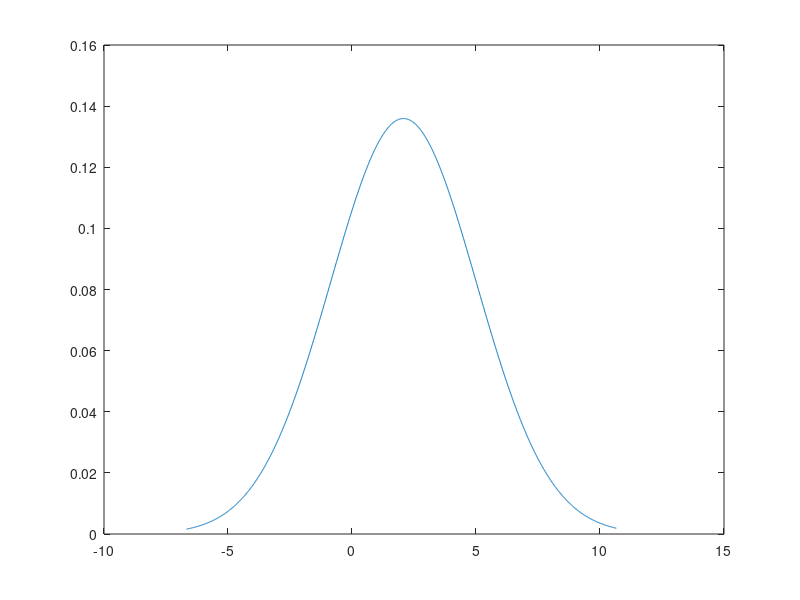

MATLAB code to generate this figure:
% Ex 1: load poiss.mat. 
% Let the discrete random variable $X$ be the number of customers visiting
% ABC Bank in a hour. We know that $X ~ Poiss(lambda). 
% The poiss.mat stores such information: 1000 records. 
% 1.1 Estimate lambda;
% 1.2 Compute P(X=k), k = minK, minK+1, minK+2, maxK, where minK and maxK
% are the minimum and maximum of X, respectively;
% 1.3 Estimate P(X=k) by using the frequencies. 
% 1.4 Plot 2D figure with both results from 1.2 and 1.3: two curves;

load('poiss.mat');
lambda1 = mean(X);
minK = min(X);
maxK = max(X);
k = minK:1:maxK;
prob1 = poisspdf(k,lambda1);
N = 1000;
prob2 = zeros(maxK+1-minK,1);
for i=1:length(k)
    prob2(i) = (sum(X==k(i))/N);
end
plot(k,prob1,'-*r');
hold on;
plot(k,prob2,'--b');
legend('Poiss(\lambda)','Frequency');
title('Poiss Distribution');
hold off;

% Ex 2: load norm.mat. 
% Let the continuous random variable $X$ be the price changes of the product XYZ. 
% Positve values mean its price is increased and negative values means its
% price is decreased. 
% We know that X ~ N(mu, sigma^2). 
% The norm.mat stores 1000 records of such information. 
% Please load the data and 
% 2.1) Estimate mu and sigma;
% 2.2) Compute P(X=a), a belongs to [minX, maxX] where minX and maxX are
% the minimum and maximum of X, respectively. 
% 2.3) Plot a 2D figure.

load('norm.mat');
mu1 = mean(X);
std1 = std(X);
minX = min(X);
maxX = max(X);
As = minX:0.01:maxX;
prob = normpdf(As,mu1,std1);
plot(As,prob);